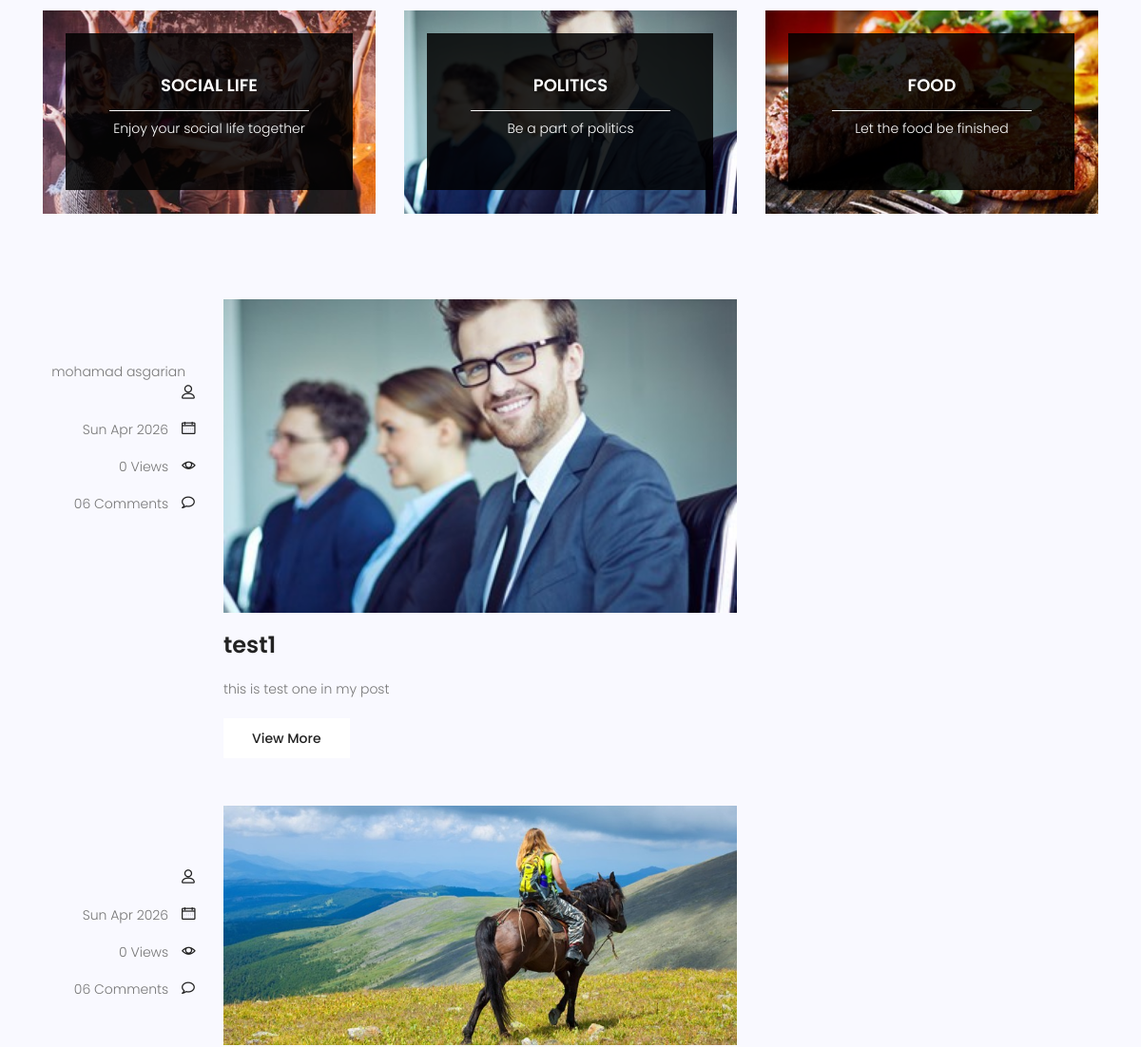
Before: /blog/ (middle part) with the older database file.
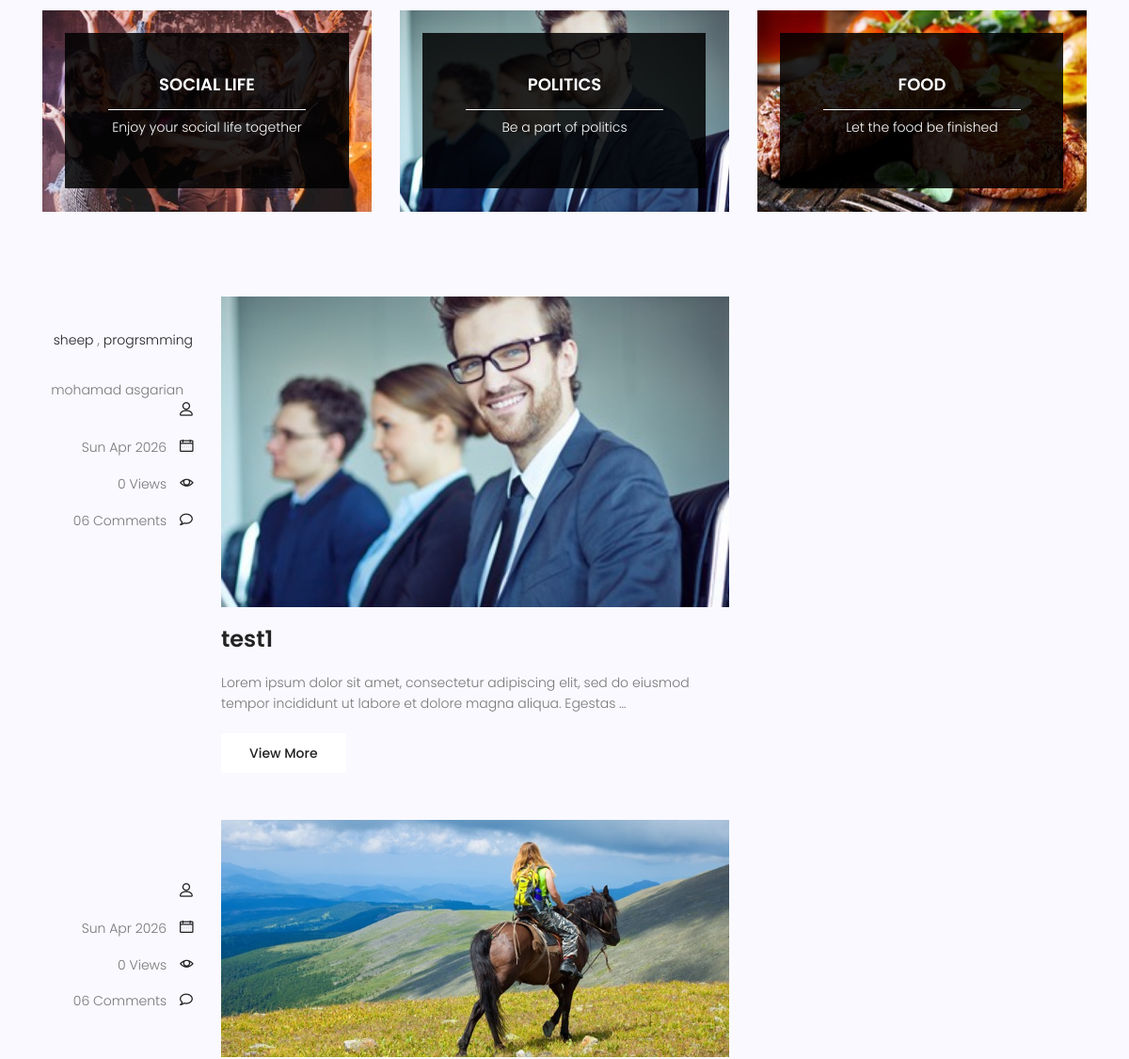
After: the same page with the newer database file.
### blog/models.py (models this page shows, shortened)
class Post(models.Model):
    title = models.CharField(max_length=255)
    content = models.TextField()
    author = models.ForeignKey(User,on_delete=models.SET_NULL,null=True)
    image = models.ImageField(upload_to='blog/',default='blog/default.jpg')
    category = models.ManyToManyField(Category)
    counted_view = models.IntegerField(default=0)
    status = models.BooleanField(default=False)
    published_date = models.DateTimeField(null=True)
    created_date = models.DateTimeField(auto_now_add=True)
    updated_date = models.DateTimeField(auto_now=True)
    class Meta:
        ordering = ['created_date']

class Category(models.Model):
    name = models.CharField(max_length=255)

### blog/views.py (the view)
# urls.py: path('' ,blog_view,name='index'),
def blog_view(request,**kwargs):
    posts = Post.objects.filter(status=1)
    if kwargs.get('cat_name') != None:
        posts = posts.filter(category__name=kwargs['cat_name'])
    if kwargs.get('author_username') != None:
        posts = posts.filter(author__username = kwargs['author_username'])
    posts = Paginator(posts,3)
    try:
        page_number = request.GET.get('page')
        posts = posts.get_page(page_number)
    except PageNotAnInteger:
        posts = posts.get_page(1)
    except EmptyPage:
        posts = posts.get_page(1)
    context = {'posts':posts}
    return render(request,'blog/blog-home.html',context)

### templates/blog/blog-home.html (shortened to what this page needs)
{% load static %}
<!DOCTYPE html>
	<html lang="zxx" class="no-js">
	<head>
			<link rel="stylesheet" href="{% static 'css/linearicons.css' %}">
			<link rel="stylesheet" href="{% static 'css/font-awesome.min.css' %}">
			<link rel="stylesheet" href="{% static 'css/bootstrap.css' %}">
			<link rel="stylesheet" href="{% static 'css/magnific-popup.css' %}">
			<link rel="stylesheet" href="{% static 'css/jquery-ui.css' %}">
			<link rel="stylesheet" href="{% static 'css/nice-select.css' %}">
			<link rel="stylesheet" href="{% static 'css/animate.min.css' %}">
			<link rel="stylesheet" href="{% static 'css/owl.carousel.css' %}">
			<link rel="stylesheet" href="{% static 'css/main.css' %}">
		</head>
		<body>
			<section class="top-category-widget-area pt-90 pb-90 ">
				<div class="container">
					<div class="row">
						<div class="col-lg-4">
							<div class="single-cat-widget">
								<div class="content relative">
									<div class="overlay overlay-bg"></div>
								    <a href="#" target="_blank">
								      <div class="thumb">
								  		 <img class="content-image img-fluid d-block mx-auto" src="{% static 'img/blog/cat-widget1.jpg' %}" alt="">
								  	  </div>
								      <div class="content-details">
								        <h4 class="content-title mx-auto text-uppercase">Social life</h4>
								        <span></span>
								        <p>Enjoy your social life together</p>
								      </div>
								    </a>
								</div>
							</div>
						</div>
						<div class="col-lg-4">
							<div class="single-cat-widget">
								<div class="content relative">
									<div class="overlay overlay-bg"></div>
								    <a href="#" target="_blank">
								      <div class="thumb">
								  		 <img class="content-image img-fluid d-block mx-auto" src="{% static 'img/blog/cat-widget2.jpg' %}" alt="">
								  	  </div>
								      <div class="content-details">
								        <h4 class="content-title mx-auto text-uppercase">Politics</h4>
								        <span></span>
								        <p>Be a part of politics</p>
								      </div>
								    </a>
								</div>
							</div>
						</div>
						<div class="col-lg-4">
							<div class="single-cat-widget">
								<div class="content relative">
									<div class="overlay overlay-bg"></div>
								    <a href="#" target="_blank">
								      <div class="thumb">
								  		 <img class="content-image img-fluid d-block mx-auto" src="{% static 'img/blog/cat-widget3.jpg' %}" alt="">
								  	  </div>
								      <div class="content-details">
								        <h4 class="content-title mx-auto text-uppercase">Food</h4>
								        <span></span>
								        <p>Let the food be finished</p>
								      </div>
								    </a>
								</div>
							</div>
						</div>
					</div>
				</div>
			</section>
			<section class="post-content-area">
				<div class="container">
					<div class="row">
						{% for post in posts %}
						<div class="col-lg-8 posts-list">
							<div class="single-post row">
								<div class="col-lg-3  col-md-3 meta-details">
									<ul class="tags">
										{% for cat in post.category.all %}
											<li><a href="{% url 'blog:category' cat_name=cat.name %}">{{ cat.name }}</a> {% if not forloop.last %},{% endif %}</li>
										{% endfor %}
									</ul>
									<div class="user-details row">
										<p class="user-name col-lg-12 col-md-12 col-6"><a href="#">{{post.author.get_full_name}}</a> <span class="lnr lnr-user"></span></p>
										<p class="date col-lg-12 col-md-12 col-6"><a href="#">{{post.published_date|date:"D M Y"}}</a> <span class="lnr lnr-calendar-full"></span></p>
										<p class="view col-lg-12 col-md-12 col-6"><a href="#">{{post.counted_view}} Views</a> <span class="lnr lnr-eye"></span></p>
										<p class="comments col-lg-12 col-md-12 col-6"><a href="#">06 Comments</a> <span class="lnr lnr-bubble"></span></p>
									</div>
								</div>
								<div class="col-lg-9 col-md-9 ">
									<div class="feature-img">
										<img class="img-fluid" src={{post.image.url}} alt="">
									</div>
									<a class="posts-title" href="{% url 'blog:single' pid=post.id  %}"><h3>{{ post.title }}</h3></a>
									<p class="excert">
										{{post.content|truncatewords:20}}
									</p>
									<a href="{% url 'blog:single' pid=post.id  %}" class="primary-btn">View More</a>
								</div>
							</div>
						</div>
						{% endfor %}
					</div>
				</div>
			</section>
		</body>
	</html>

### statics/css/main.css (style rules this page uses)
body { color: #777777; font-family: "Poppins", sans-serif; font-size: 14px; font-weight: 300; line-height: 1.625em; position: relative; }
ol, ul { margin: 0; padding: 0; list-style: none; }
a { -webkit-transition: all 0.3s ease 0s; -moz-transition: all 0.3s ease 0s; -o-transition: all 0.3s ease 0s; transition: all 0.3s ease 0s; }
a, a:focus, a:hover { text-decoration: none; outline: 0; }
h1, h2, h3, h4, h5, h6 { font-family: "Poppins", sans-serif; color: #222222; line-height: 1.2em !important; margin-bottom: 0; margin-top: 0; font-weight: 600; }
h3, .h3 { font-size: 24px; }
h4, .h4 { font-size: 18px; }
.pt-90 { padding-top: 90px; }
.pb-90 { padding-bottom: 90px; }
.relative { position: relative; }
.overlay { position: absolute; left: 0; right: 0; top: 0; bottom: 0; }
h3 { font-size: 24px; }
h4 { font-size: 18px; }
h1, h2, h3, h4, h5, h6 { line-height: 1.5em; }
.primary-btn { background: #f8b600; line-height: 42px; padding-left: 30px; padding-right: 30px; border: none; color: #fff; display: inline-block; font-size: 14px; font-weight: 500; position: relative; -webkit-transition: all 0.3s ease 0s; -moz-transition: all 0.3s ease 0s; -o-transition: all 0.3s ease 0s; transition: all 0.3s ease 0s; cursor: pointer; position: relative; }
.top-category-widget-area { background-color: #f9f9ff; }
.top-category-widget-area .single-cat-widget { position: relative; text-align: center; }
.top-category-widget-area .single-cat-widget .overlay-bg { background: rgba(0, 0, 0, 0.85); margin: 7%; -webkit-transition: all 0.3s ease 0s; -moz-transition: all 0.3s ease 0s; -o-transition: all 0.3s ease 0s; transition: all 0.3s ease 0s; }
.top-category-widget-area .single-cat-widget img { width: 100%; }
.top-category-widget-area .single-cat-widget .content-details { top: 32%; left: 0; right: 0; margin-left: auto; margin-right: auto; color: #fff; bottom: 0px; position: absolute; }
.top-category-widget-area .single-cat-widget .content-details h4 { color: #fff; }
.top-category-widget-area .single-cat-widget .content-details span { display: inline-block; background: #fff; width: 60%; height: 1%; }
.post-content-area { background-color: #f9f9ff; }
.post-content-area .single-post { margin-bottom: 50px; }
.post-content-area .single-post .meta-details { text-align: right; margin-top: 35px; }
.post-content-area .single-post .meta-details .tags { margin-bottom: 30px; }
.post-content-area .single-post .meta-details .tags li { display: inline-block; font-size: 14px; }
.post-content-area .single-post .meta-details .tags li a { color: #222; -webkit-transition: all 0.3s ease 0s; -moz-transition: all 0.3s ease 0s; -o-transition: all 0.3s ease 0s; transition: all 0.3s ease 0s; }
.post-content-area .single-post .user-name a, .post-content-area .single-post .date a, .post-content-area .single-post .view a, .post-content-area .single-post .comments a { color: #777777; margin-right: 10px; -webkit-transition: all 0.3s ease 0s; -moz-transition: all 0.3s ease 0s; -o-transition: all 0.3s ease 0s; transition: all 0.3s ease 0s; }
.post-content-area .single-post .user-name .lnr, .post-content-area .single-post .date .lnr, .post-content-area .single-post .view .lnr, .post-content-area .single-post .comments .lnr { font-weight: 900; color: #222; }
.post-content-area .single-post .feature-img img { width: 100%; }
.post-content-area .single-post .posts-title h3 { margin: 20px 0px; }
.post-content-area .single-post .excert { margin-bottom: 20px; }
.post-content-area .single-post .primary-btn { background: #fff !important; color: #222 !important; -webkit-transition: all 0.3s ease 0s; -moz-transition: all 0.3s ease 0s; -o-transition: all 0.3s ease 0s; transition: all 0.3s ease 0s; border-radius: 0px !important; }
.posts-list .posts-title h3 { -webkit-transition: all 0.3s ease 0s; -moz-transition: all 0.3s ease 0s; -o-transition: all 0.3s ease 0s; transition: all 0.3s ease 0s; }

Changed rows visible on the page:
changed Post "test1": gains Category (name "sheep"); gains Category (name "progrsmming"); content "this is test one in my post" → "Lorem ipsum dolor sit amet, consectetur adipiscing elit, sed do eiusmod tempor incididunt ut labore et dolore magna aliqua. Egestas …"
